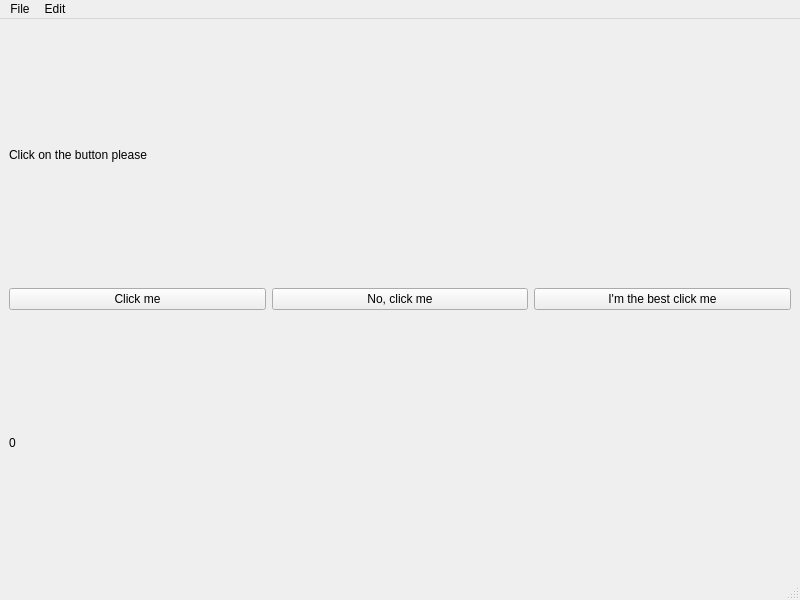
<?xml version="1.0" encoding="UTF-8"?>
<ui version="4.0">
 <class>MainWindow</class>
 <widget class="QMainWindow" name="MainWindow">
  <property name="geometry">
   <rect>
    <x>0</x>
    <y>0</y>
    <width>800</width>
    <height>600</height>
   </rect>
  </property>
  <property name="windowTitle">
   <string>MainWindow</string>
  </property>
  <widget class="QWidget" name="centralwidget">
   <layout class="QVBoxLayout" name="verticalLayout">
    <item>
     <widget class="QLabel" name="label">
      <property name="text">
       <string>Click on the button please</string>
      </property>
     </widget>
    </item>
    <item>
     <layout class="QHBoxLayout" name="horizontalLayout">
      <item>
       <widget class="QPushButton" name="pushButton">
        <property name="text">
         <string>Click me</string>
        </property>
       </widget>
      </item>
      <item>
       <widget class="QPushButton" name="pushButton_2">
        <property name="text">
         <string>No, click me</string>
        </property>
       </widget>
      </item>
      <item>
       <widget class="QPushButton" name="pushButton_3">
        <property name="text">
         <string>I'm the best click me</string>
        </property>
       </widget>
      </item>
     </layout>
    </item>
    <item>
     <widget class="QLabel" name="label_2">
      <property name="text">
       <string>0</string>
      </property>
     </widget>
    </item>
   </layout>
  </widget>
  <widget class="QMenuBar" name="menubar">
   <property name="geometry">
    <rect>
     <x>0</x>
     <y>0</y>
     <width>800</width>
     <height>24</height>
    </rect>
   </property>
   <widget class="QMenu" name="menuFile">
    <property name="title">
     <string>File</string>
    </property>
    <addaction name="actionOpen"/>
    <addaction name="actionSave"/>
    <addaction name="actionQuiz"/>
   </widget>
   <widget class="QMenu" name="menuEdit">
    <property name="title">
     <string>Edit</string>
    </property>
    <addaction name="actionCopy"/>
    <addaction name="actionPaste"/>
   </widget>
   <addaction name="menuFile"/>
   <addaction name="menuEdit"/>
  </widget>
  <widget class="QStatusBar" name="statusbar"/>
  <action name="actionOpen">
   <property name="text">
    <string>Open...</string>
   </property>
  </action>
  <action name="actionSave">
   <property name="text">
    <string>Save</string>
   </property>
  </action>
  <action name="actionQuiz">
   <property name="text">
    <string>Quit</string>
   </property>
  </action>
  <action name="actionCopy">
   <property name="text">
    <string>Copy</string>
   </property>
  </action>
  <action name="actionPaste">
   <property name="text">
    <string>Paste</string>
   </property>
  </action>
 </widget>
 <resources/>
 <connections/>
</ui>
